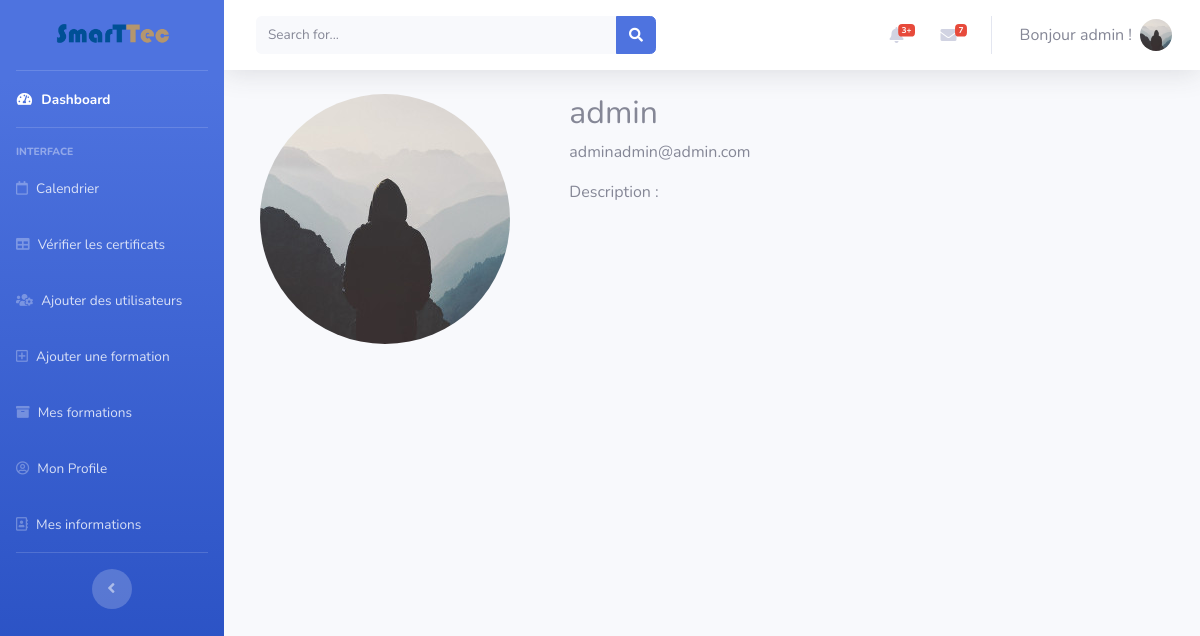
The page /profile/1 (signed in) on the database as committed earlier.
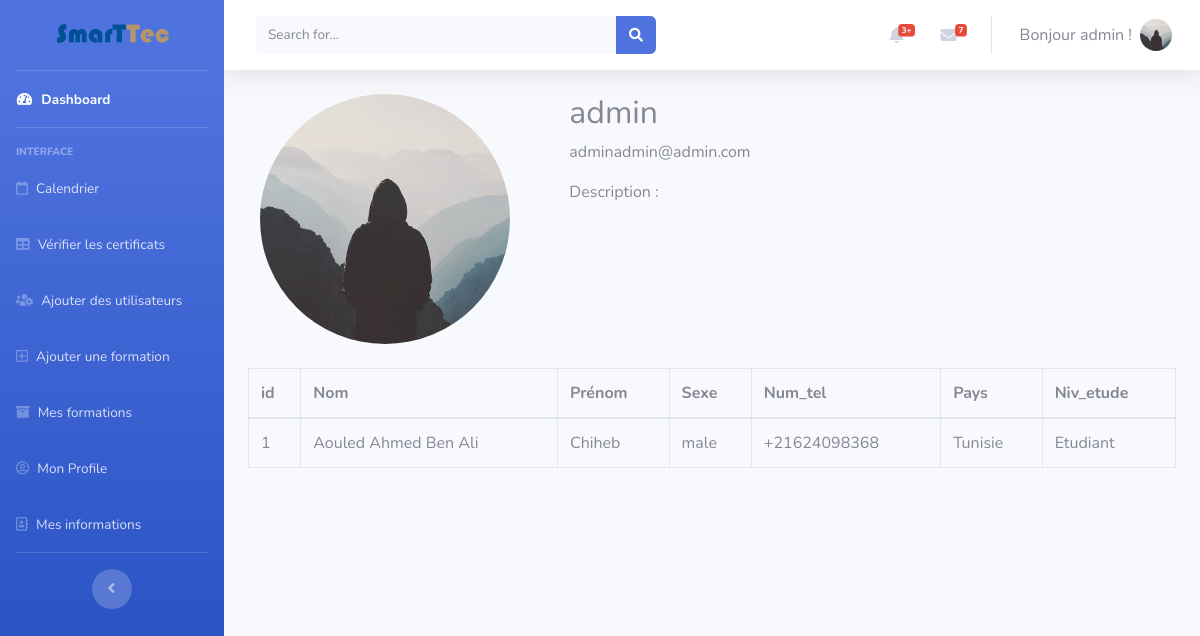
The same page on the database as committed later.
### flaskblog/models.py (models this page shows, shortened)
class User(db.Model, UserMixin):
    id = db.Column(db.Integer, primary_key=True)
    username = db.Column(db.String(20), unique=True, nullable=False)
    email = db.Column(db.String(120), unique=True, nullable=False)
    image_file = db.Column(db.String(20), nullable=False,
                           default='default.jpg')
    password = db.Column(db.String(60), nullable=False)
    acc_rights = db.Column(db.Integer, default=2)
    posts = db.relationship('Post', backref='author', lazy=True)
    subscriptions = db.relationship(
        'Subscription', backref='subscribed', lazy=True)
    infos = db.relationship(
        'Userinfo', backref='currentuser', lazy=True)

class Userinfo(db.Model):
    id = db.Column(db.Integer, primary_key=True)
    Nom = db.Column(db.String(30), nullable=True)
    Prenom = db.Column(db.String(30), nullable=True)
    Sexe = db.Column(db.String(20), nullable=True)
    Num_tel = db.Column(db.String(20), nullable=True)
    Pays = db.Column(db.String(20), nullable=True)
    Niv_etude = db.Column(db.String(20), nullable=True)
    user_id = db.Column(db.Integer, db.ForeignKey(
        'user.id'), nullable=False)

### flaskblog/users/routes.py (the view)
@ users.route("/profile/<int:user_id>", methods=['GET', 'POST'])
@ login_required
def profile(user_id):
    user = User.query.get(user_id)
    if(len(user.infos)):
        userinfo = user.infos[0]
    else:
        userinfo = None
    return render_template('profile.html', user=user, userinfo=userinfo)

### flaskblog/models.py (called while the page is built)
@login_manager.user_loader
def load_user(user_id):
    return User.query.get(int(user_id))

### flaskblog/templates/startbootstrap-sb-admin-2-gh-pages/profile.html (shortened to what this page needs)
{% extends "base.html" %} {% block content %}
<div id="wrapper">
  {% include 'Sidebar.html' %}
  <div id="content-wrapper" class="d-flex flex-column">
    <div id="content">
      {% include 'Topbar.html' %}
      <div class="container-fluid">
        <div class="content-section">
          <div class="media">
            <div class="col-4">
              <img
                class="rounded-circle account-img"
                src="{{url_for('static',filename='profile_pics/'+user.image_file) }}"
              />
            </div>
            <div class="media-body center col-8">
              <h2 class="account-heading">{{ user.username }}</h2>
              <p class="text-secondary">{{ user.email }}</p>
              <p>Description : <br /></p>
            </div>
          </div>
        {% if userinfo %}
            <table class="table table-bordered" width="100%" cellspacing="0">
              <thead>
                <tr>
                  <th>id</th>
                  <th>Nom</th>
                  <th>Prénom</th>
                  <th>Sexe</th>
                  <th>Num_tel</th>
                  <th>Pays</th>
                  <th>Niv_etude</th>
                </tr>
              </thead>
              <tbody>
                <tr>
                  <td>{{user.id}}</td>
                  <td>{{userinfo.Nom}}</td>
                  <td>{{userinfo.Prenom}}</td>
                  <td>{{userinfo.Sexe}}</td>
                  <td>{{userinfo.Num_tel}}</td>
                  <td>{{userinfo.Pays}}</td>
                  <td>{{userinfo.Niv_etude}}</td>
                </tr>
              </tbody>
            </table>
        {% endif %}
        </div>
      </div>
    </div>
  </div>
</div>
{% endblock %}

### flaskblog/templates/startbootstrap-sb-admin-2-gh-pages/base.html (shortened to what this page needs)
<!DOCTYPE html>
<html lang="en">
  <head>
    <link
      href="{{url_for('static',filename='vendor/fontawesome-free/css/all.min.css')}}"
      rel="stylesheet"
      type="text/css"
    />
    <link
      href="{{url_for('static',filename='vendor/fullcalendar/main.css')}}"
      rel="stylesheet"
    />
    <link
      href="{{url_for('static',filename='css/sb-admin-2.min.css')}}"
      rel="stylesheet"
    />
    <link
      href="{{url_for('static',filename='css/fedora.css')}}"
      rel="stylesheet"
    />
    <link
      href="{{url_for('static',filename='css/extra.css')}}"
      rel="stylesheet"
    />
    <link
      href="{{url_for('static',filename='scss/calendar.scss')}}"
      rel="stylesheet"
    />
  </head>
  <body id="page-top">
    {%block content %}{% endblock %} {% include 'modals/flashes_modal.html' %}
  </body>
</html>

### flaskblog/templates/startbootstrap-sb-admin-2-gh-pages/Sidebar.html
<div id="wrapper">
  <ul
    class="navbar-nav bg-gradient-primary sidebar sidebar-dark accordion"
    id="accordionSidebar"
  >
    <a
      class="sidebar-brand d-flex align-items-center justify-content-center"
      href="/"
    >
      <img
        src="{{url_for('static',filename='img/SMARTTEC-Logo.png')}}"
        style="max-width: 100%; max-height: 100%"
      />
    </a>
    <hr class="sidebar-divider my-0" />
    <li class="nav-item active">
      <a class="nav-link" href="/home">
        <i class="fas fa-fw fa-tachometer-alt"></i>
        <span>Dashboard</span></a
      >
    </li>
    <hr class="sidebar-divider" />
    <div class="sidebar-heading">Interface</div>
    <li class="nav-item">
      <a class="nav-link" href="/calendar">
        <i class="far fa-calendar"></i>
        <span>Calendrier</span></a
      >
    </li>
    <li class="nav-item">
      <a class="nav-link" href="/search">
        <i class="fas fa-table"></i>
        <span>Vérifier les certificats</span></a
      >
    </li>
    {%if current_user.is_authenticated %} {% if current_user.acc_rights==2 %}
    <li class="nav-item">
      <a class="nav-link" href="/">
        <i class="fas fa-shopping-cart"></i>
        <span>Trouver une Formation</span></a
      >
    </li>
    <li class="nav-item">
      <a class="nav-link" href="/mesformations">
        <i class="fas fa-shopping-basket"></i>
        <span>Mes Formations</span></a
      >
    </li>
    {% elif current_user.acc_rights==0 %}
    <li class="nav-item">
      <a class="nav-link" href="/add_users">
        <i class="fas fa-users-cog"></i>
        <span>Ajouter des utilisateurs</span></a
      >
    </li>
    {% endif %} {% if current_user.acc_rights!=2 %}
    <li class="nav-item">
      <a class="nav-link" href="/post/new">
        <i class="far fa-plus-square"></i>
        <span>Ajouter une formation</span></a
      >
    </li>
    <li class="nav-item">
      <a class="nav-link" href="/formations">
        <i class="fas fa-archive"></i>
        <span>Mes formations</span></a
      >
    </li>
    {% endif %}
    <li class="nav-item">
      <a class="nav-link" href="/account">
        <i class="far fa-user-circle"></i>
        <span>Mon Profile</span></a
      >
    </li>
    <li class="nav-item">
      <a class="nav-link" href="/infos">
        <i class="far fa-address-book"></i>
        <span>Mes informations</span></a
      >
    </li>
    {% endif %}
    <hr class="sidebar-divider" />
    <div class="text-center d-none d-md-inline">
      <button class="rounded-circle border-0" id="sidebarToggle"></button>
    </div>
  </ul>
</div>

### flaskblog/templates/startbootstrap-sb-admin-2-gh-pages/Topbar.html (shortened to what this page needs)
<nav
  class="navbar navbar-expand navbar-light bg-white topbar mb-4 static-top shadow"
>
  <form
    class="d-none d-sm-inline-block form-inline mr-auto ml-md-3 my-2 my-md-0 mw-100 navbar-search"
  >
    <div class="input-group">
      <input
        type="text"
        class="form-control bg-light border-0 small"
        placeholder="Search for..."
        aria-label="Search"
        aria-describedby="basic-addon2"
      />
      <div class="input-group-append">
        <button class="btn btn-primary" type="button">
          <i class="fas fa-search fa-sm"></i>
        </button>
      </div>
    </div>
  </form>
  <ul class="navbar-nav ml-auto">
    {% if current_user.username %}
    <li class="nav-item dropdown no-arrow mx-1">
      <a
        class="nav-link dropdown-toggle"
        href="#"
        id="alertsDropdown"
        role="button"
        data-toggle="dropdown"
        aria-haspopup="true"
        aria-expanded="false"
      >
        <i class="fas fa-bell fa-fw"></i>
        <span class="badge badge-danger badge-counter">3+</span>
      </a>
    </li>
    <li class="nav-item dropdown no-arrow mx-1">
      <a
        class="nav-link dropdown-toggle"
        href="#"
        id="messagesDropdown"
        role="button"
        data-toggle="dropdown"
        aria-haspopup="true"
        aria-expanded="false"
      >
        <i class="fas fa-envelope fa-fw"></i>
        <span class="badge badge-danger badge-counter">7</span>
      </a>
    </li>
    <li class="nav-item dropdown no-arrow">
      <a
        class="nav-link dropdown-toggle"
        href="#"
        id="userDropdown"
        role="button"
        data-toggle="dropdown"
        aria-haspopup="true"
        aria-expanded="false"
      >
        <span class="mr-2 d-none d-lg-inline text-gray-600 large"
          >Bonjour {{current_user.username}} !</span
        >
        <img
          class="img-profile rounded-circle"
          src="{{url_for('static',filename='profile_pics/' +current_user.image_file)}}"
        />
      </a>
    </li>
    {%endif%}
  </ul>
</nav>

### flaskblog/static/css/extra.css (style rules this page uses)
:root { --input-padding-x: 1.5rem; --input-padding-y: 0.75rem; }

Rows that differ between the two databases and show on the page:
changed User "admin": id (not shown) → "1"
added Userinfo: Nom "Aouled Ahmed Ben Ali", Prenom "Chiheb", Sexe "male", Num_tel "+21624098368", Pays "Tunisie", Niv_etude "Etudiant"
Other text that changed with them:
text now shown: "id Nom Prénom Sexe Num_tel Pays Niv_etude"
